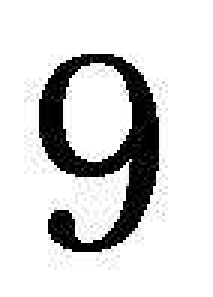
#> input picture SVM/9.png, 71 x 99 px (shown 3 times larger); its folder holds only this picture in this run
$ python -i svmMLiA.py   (imports and definitions only)   (Python 2 division)
#> lines starting #> are read from the running program, lines starting #| are printed output that depends on the picture; after the words box and inside, x2 and y2 are one past the last pixel; in counts of white or black regions, pixels touching at a corner belong together
#-*- coding:utf-8 _*-
"""
@author:KING
@file: svmMLiA.py
@time: 2018/02/11
"""
import random
import cv2
import matplotlib
import matplotlib.pyplot as plt
from numpy import *

class opStruct:
    #一个适合的数据结构 而非面向对象
    # [13 lines left out: function __init__, not called in this run]

def openCVtest():
    img = cv2.imread("./9.png")
#> img is the input picture: shape (99, 71, 3); min 0, max 255, mean 214.8
    img = cv2.cvtColor(img,cv2.COLOR_BGR2GRAY)
#> img: shape (99, 71)
    img = cv2.resize(img,(32,32),interpolation=cv2.INTER_CUBIC)
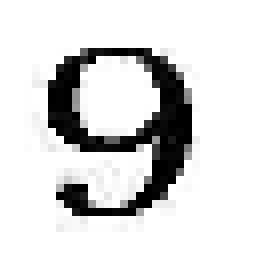
#> img: shape (32, 32) (shown 8 times larger); min 0, max 255, mean 215.2
    ret, thresh1 = cv2.threshold(img, 127, 255, cv2.THRESH_BINARY)
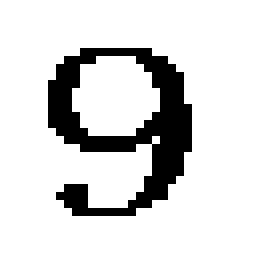
#> thresh1: shape (32, 32) (shown 8 times larger); 84.5% white; 1 black region, box (x1, y1, x2, y2) and area: (6, 6, 24, 27) 159
    print shape(thresh1)
#| (32, 32)
    m,n=shape(thresh1)
#> m = 32; n = 32
    for i in range(m):
        for j in range(n):
            if thresh1[i][j]!=0:
                thresh1[i][j]=int(1)
            else:
                thresh1[i][j] =int(0)
    savetxt('9.txt',array(thresh1),fmt='%d')

# [24 lines left out: functions calcEK, selectJ, not called in this run]

def updateEk(oS,k):
    Ek = calcEK(oS,k)
    oS.eCache[k] = [1,Ek]

# [266 lines left out: functions kernelTrans, testRbf, img2vector, loadImage, testDigits, innerL and 7 more, not called in this run]

>>> result = openCVtest()
